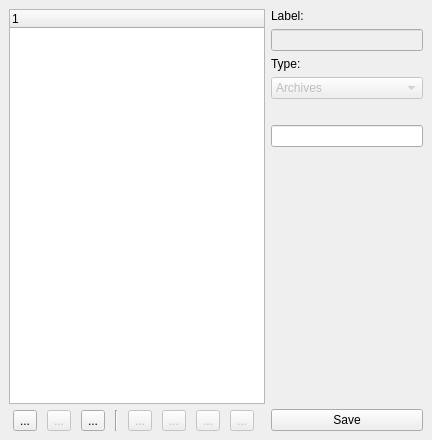
<ui version="4.0" >
 <class>Form</class>
 <widget class="QWidget" name="Form" >
  <property name="geometry" >
   <rect>
    <x>0</x>
    <y>0</y>
    <width>432</width>
    <height>440</height>
   </rect>
  </property>
  <property name="windowTitle" >
   <string>Form</string>
  </property>
  <layout class="QHBoxLayout" >
   <property name="margin" >
    <number>9</number>
   </property>
   <property name="spacing" >
    <number>6</number>
   </property>
   <item>
    <layout class="QVBoxLayout" >
     <property name="margin" >
      <number>0</number>
     </property>
     <property name="spacing" >
      <number>6</number>
     </property>
     <item>
      <widget class="QTreeWidget" name="tree" >
       <property name="columnCount" >
        <number>1</number>
       </property>
       <column>
        <property name="text" >
         <string>1</string>
        </property>
       </column>
      </widget>
     </item>
     <item>
      <layout class="QHBoxLayout" >
       <property name="margin" >
        <number>0</number>
       </property>
       <property name="spacing" >
        <number>6</number>
       </property>
       <item>
        <widget class="QToolButton" name="new" >
         <property name="text" >
          <string>...</string>
         </property>
         <property name="icon" >
          <iconset resource="../../resources/icons.qrc" >:/icons/icons/filenew.svg</iconset>
         </property>
        </widget>
       </item>
       <item>
        <widget class="QToolButton" name="delete" >
         <property name="enabled" >
          <bool>false</bool>
         </property>
         <property name="text" >
          <string>...</string>
         </property>
         <property name="icon" >
          <iconset resource="../../resources/icons.qrc" >:/icons/icons/delete.svg</iconset>
         </property>
        </widget>
       </item>
       <item>
        <widget class="QToolButton" name="preview" >
         <property name="text" >
          <string>...</string>
         </property>
         <property name="icon" >
          <iconset resource="../../resources/icons.qrc" >:/icons/icons/preview.svg</iconset>
         </property>
        </widget>
       </item>
       <item>
        <widget class="Line" name="line" >
         <property name="orientation" >
          <enum>Qt::Vertical</enum>
         </property>
        </widget>
       </item>
       <item>
        <widget class="QToolButton" name="left" >
         <property name="enabled" >
          <bool>false</bool>
         </property>
         <property name="text" >
          <string>...</string>
         </property>
         <property name="icon" >
          <iconset resource="../../resources/icons.qrc" >:/icons/icons/1leftarrow.svg</iconset>
         </property>
        </widget>
       </item>
       <item>
        <widget class="QToolButton" name="right" >
         <property name="enabled" >
          <bool>false</bool>
         </property>
         <property name="text" >
          <string>...</string>
         </property>
         <property name="icon" >
          <iconset resource="../../resources/icons.qrc" >:/icons/icons/1rightarrow.svg</iconset>
         </property>
        </widget>
       </item>
       <item>
        <widget class="QToolButton" name="up" >
         <property name="enabled" >
          <bool>false</bool>
         </property>
         <property name="text" >
          <string>...</string>
         </property>
         <property name="icon" >
          <iconset resource="../../resources/icons.qrc" >:/icons/icons/1uparrow.svg</iconset>
         </property>
        </widget>
       </item>
       <item>
        <widget class="QToolButton" name="down" >
         <property name="enabled" >
          <bool>false</bool>
         </property>
         <property name="text" >
          <string>...</string>
         </property>
         <property name="icon" >
          <iconset resource="../../resources/icons.qrc" >:/icons/icons/1downarrow.svg</iconset>
         </property>
        </widget>
       </item>
      </layout>
     </item>
    </layout>
   </item>
   <item>
    <layout class="QVBoxLayout" >
     <property name="margin" >
      <number>0</number>
     </property>
     <property name="spacing" >
      <number>6</number>
     </property>
     <item>
      <widget class="QLabel" name="QLabel" >
       <property name="text" >
        <string>Label:</string>
       </property>
       <property name="buddy" >
        <cstring>QLabel</cstring>
       </property>
      </widget>
     </item>
     <item>
      <widget class="QLineEdit" name="label" >
       <property name="enabled" >
        <bool>false</bool>
       </property>
      </widget>
     </item>
     <item>
      <widget class="QLabel" name="label_2" >
       <property name="text" >
        <string>Type:</string>
       </property>
       <property name="buddy" >
        <cstring>type</cstring>
       </property>
      </widget>
     </item>
     <item>
      <widget class="QComboBox" name="type" >
       <property name="enabled" >
        <bool>false</bool>
       </property>
       <item>
        <property name="text" >
         <string>Archives</string>
        </property>
       </item>
       <item>
        <property name="text" >
         <string>Home</string>
        </property>
       </item>
       <item>
        <property name="text" >
         <string>Label</string>
        </property>
       </item>
       <item>
        <property name="text" >
         <string>Link</string>
        </property>
       </item>
       <item>
        <property name="text" >
         <string>Story</string>
        </property>
       </item>
       <item>
        <property name="text" >
         <string>Tag</string>
        </property>
       </item>
       <item>
        <property name="text" >
         <string>Tag List</string>
        </property>
       </item>
      </widget>
     </item>
     <item>
      <widget class="QLabel" name="data_type" >
       <property name="text" >
        <string/>
       </property>
       <property name="buddy" >
        <cstring>extra_data</cstring>
       </property>
      </widget>
     </item>
     <item>
      <widget class="QLineEdit" name="extra_data" >
       <property name="enabled" >
        <bool>true</bool>
       </property>
      </widget>
     </item>
     <item>
      <spacer>
       <property name="orientation" >
        <enum>Qt::Vertical</enum>
       </property>
       <property name="sizeHint" >
        <size>
         <width>122</width>
         <height>41</height>
        </size>
       </property>
      </spacer>
     </item>
     <item>
      <widget class="QPushButton" name="save" >
       <property name="text" >
        <string>Save</string>
       </property>
      </widget>
     </item>
    </layout>
   </item>
  </layout>
 </widget>
 <tabstops>
  <tabstop>QLabel</tabstop>
  <tabstop>type</tabstop>
  <tabstop>extra_data</tabstop>
  <tabstop>left</tabstop>
  <tabstop>right</tabstop>
  <tabstop>up</tabstop>
  <tabstop>down</tabstop>
  <tabstop>delete</tabstop>
  <tabstop>new</tabstop>
  <tabstop>save</tabstop>
 </tabstops>
 <resources>
  <include location="../../resources/icons.qrc" />
 </resources>
 <connections/>
</ui>
